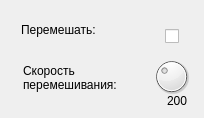
      <widget class="QWidget" name="tab_7">
       <attribute name="title">
        <string>Перемешивание</string>
       </attribute>
       <widget class="QLabel" name="label_37">
        <property name="geometry">
         <rect>
          <x>21</x>
          <y>22</y>
          <width>91</width>
          <height>16</height>
         </rect>
        </property>
        <property name="text">
         <string>Перемешать:</string>
        </property>
       </widget>
       <widget class="QCheckBox" name="checkBox_5">
        <property name="geometry">
         <rect>
          <x>165</x>
          <y>28</y>
          <width>30</width>
          <height>17</height>
         </rect>
        </property>
        <property name="text">
         <string/>
        </property>
       </widget>
       <widget class="QLabel" name="label_52">
        <property name="geometry">
         <rect>
          <x>23</x>
          <y>62</y>
          <width>101</width>
          <height>31</height>
         </rect>
        </property>
        <property name="text">
         <string>Скорость 
перемешивания:</string>
        </property>
       </widget>
       <widget class="QDial" name="dial_6">
        <property name="geometry">
         <rect>
          <x>151</x>
          <y>51</y>
          <width>41</width>
          <height>51</height>
         </rect>
        </property>
        <property name="minimum">
         <number>50</number>
        </property>
        <property name="maximum">
         <number>500</number>
        </property>
        <property name="value">
         <number>200</number>
        </property>
       </widget>
       <widget class="QLabel" name="label_53">
        <property name="geometry">
         <rect>
          <x>167</x>
          <y>93</y>
          <width>21</width>
          <height>16</height>
         </rect>
        </property>
        <property name="text">
         <string>200</string>
        </property>
       </widget>
      </widget>
